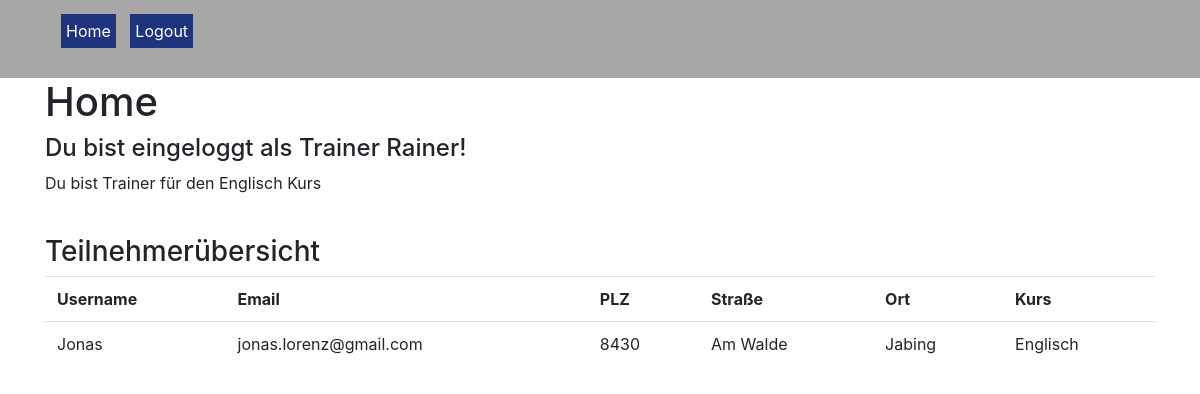
The page /web2/index.php?sucess=login (signed in) on the database its author committed.
### tables this page shows
CREATE TABLE `users` (
  `ID` int(100) NOT NULL,
  `course_id` int(20) DEFAULT NULL,
  `user_role` int(1) NOT NULL,
  `password` varchar(25) NOT NULL,
  `user` varchar(20) NOT NULL,
  `email` varchar(50) NOT NULL,
  `postal_code` varchar(20) NOT NULL,
  `street` varchar(20) NOT NULL,
  `place` varchar(20) NOT NULL
);

CREATE TABLE `course` (
  `course_id` int(20) NOT NULL,
  `course` varchar(20) DEFAULT NULL,
  `internal_user_id` varchar(20) DEFAULT NULL
);

### web2/includes/internalindex.php (the view)
<?php
if(isset($_SESSION['loggedTrainer'])) {
  echo "<h4>Du bist eingeloggt als Trainer ".$_SESSION['loggedTrainer']."!</h4>";
  require ("./dbconfig.php");
  $db_user = $_SESSION['loggedTrainer'];
  $sql = "SELECT * FROM users INNER JOIN course ON users.course_id = course.course_id WHERE user = ?  ";
  $statement= $db->prepare($sql);
  $statement->bind_param('s', $db_user);
  $statement->execute();
  $result = $statement->get_result();
  while($row = $result->fetch_object()) {
      echo '<p> Du bist Trainer für den '.$row->course.' Kurs</p>';
      $set_course_id = $row->course_id;
    }
  $sql = "SELECT * FROM users INNER JOIN course ON users.course_id = course.course_id WHERE course.course_id = ? AND users.user_role = 0";
  $statement = $db->prepare($sql);
  $statement->bind_param('s', $set_course_id);
  $statement->execute();
  $result = $statement->get_result();
  echo "<br><h3>Teilnehmerübersicht</h3>";
  echo '<table class="table">';
    echo '<tr>';
      echo '<th>Username</th>';
      echo '<th>Email</th>';
      echo '<th>PLZ</th>';
      echo '<th>Straße</th>';
      echo '<th>Ort</th>';
      echo '<th>Kurs</th>';
    echo '</tr>';
  while($row = $result->fetch_object()) {
    echo '<tr>';
      echo '<td>'.$row->user.'</td>';
      echo '<td>'.$row->email.'</td>';
      echo '<td>'.$row->postal_code.'</td>';
      echo '<td>'.$row->street.'</td>';
      echo '<td>'.$row->place.'</td>';
      echo '<td>'.$row->course.'</td>';
    echo '</tr>';
  }
  echo '</table>';
} else {
  Header("Location: ..//login.php?error=notloggedasTrainer");
  exit();
}
?>

### web2/css/mycss.css (style rules this page uses)
body { margin: 0; margin-top: 0px; }

### rows shown on the page
users: course.course "Englisch"
users: user "Jonas", email "jonas.lorenz@gmail.com", postal_code "8430", street "Am Walde", place "Jabing", course.course "Englisch"

### other values the page prints
$_SESSION['loggedTrainer'] "Rainer"
